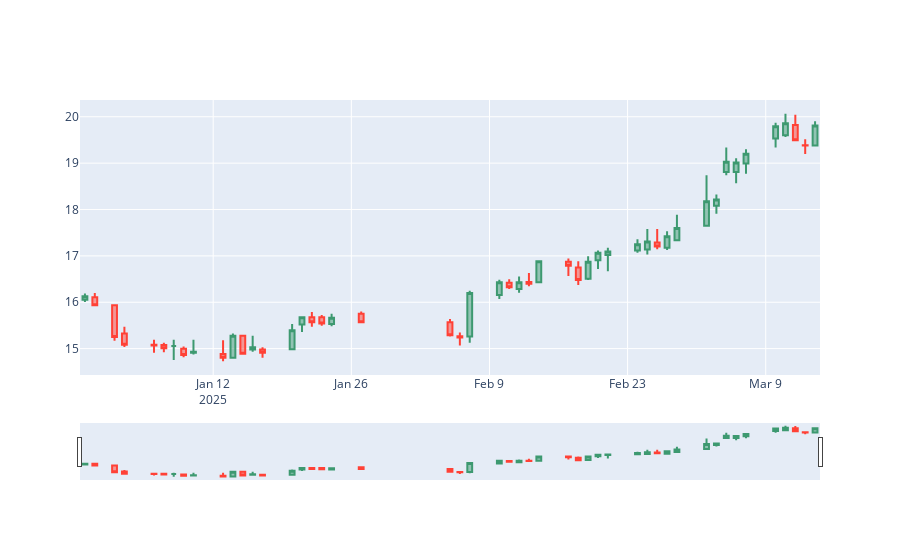

The cell this chart's notebook holds for it:
### Code cell
import plotly.graph_objects as go

data_temp = data.iloc[:48,:]
fig = go.Figure(data=[go.Candlestick(x=data_temp['Date'],
                open=data_temp['Open'],
                high=data_temp['High'],
                low=data_temp['Low'],
                close=data_temp['Close'])])
fig.show()
